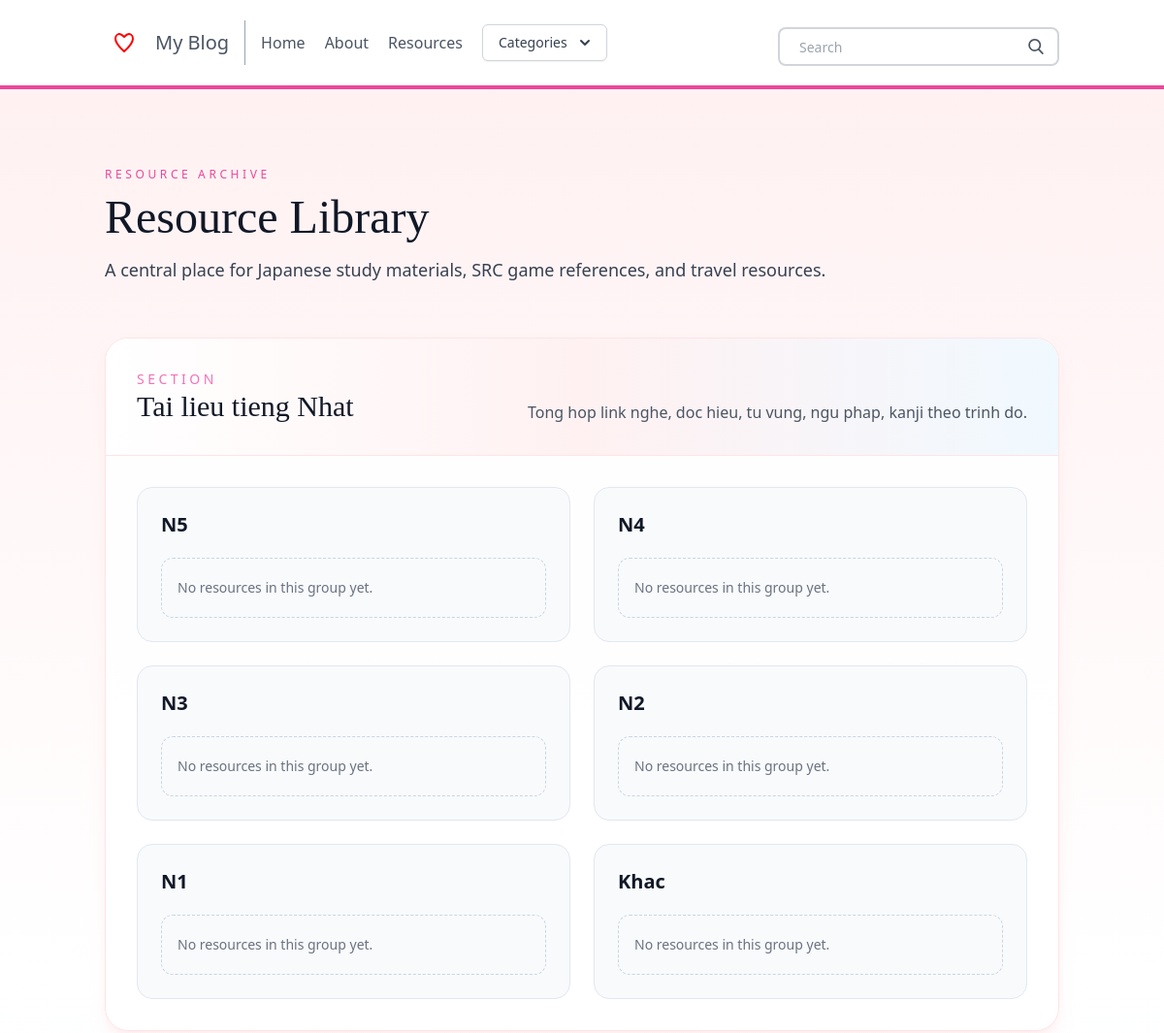
The app's page /resources/ (upper part), older data.
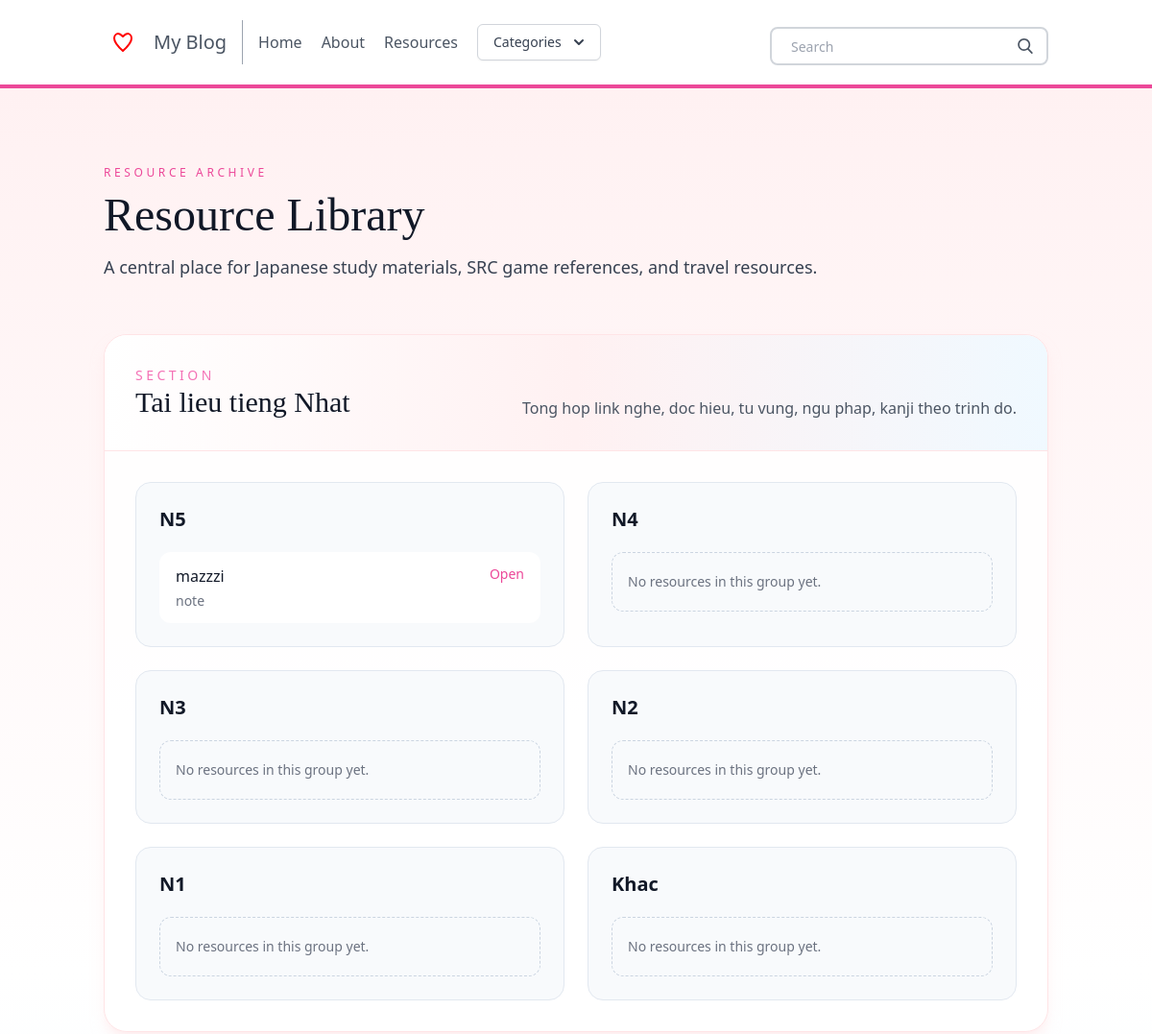
The same page, newer data.
### posts/models.py (models this page shows, shortened)
class ResourceSection(models.Model):
    title = models.CharField(max_length=100)
    slug = models.SlugField(unique=True)
    description = models.TextField(blank=True)
    display_order = models.PositiveIntegerField(default=0)
    class Meta:
        ordering = ["display_order", "title"]

class ResourceGroup(models.Model):
    section = models.ForeignKey(
        ResourceSection,
        on_delete=models.CASCADE,
        related_name="groups",
    )
    title = models.CharField(max_length=100)
    description = models.TextField(blank=True)
    display_order = models.PositiveIntegerField(default=0)
    class Meta:
        ordering = ["display_order", "title"]
        unique_together = ("section", "title")

class ResourceLink(models.Model):
    group = models.ForeignKey(
        ResourceGroup,
        on_delete=models.CASCADE,
        related_name="links",
    )
    title = models.CharField(max_length=150)
    url = models.URLField(blank=True)
    document = models.FileField(upload_to="resources/files/", blank=True)
    note = models.CharField(max_length=255, blank=True)
    display_order = models.PositiveIntegerField(default=0)
    class Meta:
        ordering = ["display_order", "title"]
        unique_together = ("group", "title")

### posts/views.py (the view)
# urls.py: path('resources/', resource_library, name='resource_library'),
def resource_library(request):
    sections = ResourceSection.objects.prefetch_related('groups__links')
    context = {
        'sections': sections,
    }
    return render(request, 'resource_library.html', context)

### posts/templatetags/markdown_extras.py (called while the page is built)
@register.simple_tag
def get_categories():
    return Category.objects.all()[0:3]

### templates/resource_library.html (shortened to what this page needs)
{% extends 'base.html' %}
{% block content %}
<section class="bg-gradient-to-b from-rose-50 via-white to-sky-50 text-gray-700 body-font">
  <div class="container px-5 py-20 mx-auto">
    <div class="max-w-3xl mb-14">
      <p class="tracking-[0.3em] text-xs uppercase text-pink-500 mb-3">Resource Archive</p>
      <h1 class="text-4xl md:text-5xl font-serif text-gray-900 mb-4">Resource Library</h1>
      <p class="text-base md:text-lg leading-8">
        A central place for Japanese study materials, SRC game references, and travel resources.
      </p>
    </div>
    <div class="space-y-10">
      {% for section in sections %}
      <article class="rounded-3xl border border-rose-100 bg-white/90 shadow-lg shadow-rose-100/50 overflow-hidden">
        <div class="px-8 py-8 border-b border-rose-100 bg-gradient-to-r from-white via-rose-50 to-sky-50">
          <div class="flex flex-col gap-3 md:flex-row md:items-end md:justify-between">
            <div>
              <p class="text-sm uppercase tracking-[0.25em] text-pink-400">Section</p>
              <h2 class="text-3xl font-serif text-gray-900">{{ section.title }}</h2>
            </div>
            {% if section.description %}
            <p class="max-w-2xl text-sm md:text-base leading-7 text-gray-600">{{ section.description }}</p>
            {% endif %}
          </div>
        </div>
        <div class="px-8 py-8">
          <div class="grid gap-6 md:grid-cols-2 xl:grid-cols-3">
            {% for group in section.groups.all %}
            <div class="rounded-2xl border border-slate-200 bg-slate-50 p-6">
              <div class="mb-5">
                <h3 class="text-xl font-semibold text-gray-900">{{ group.title }}</h3>
              </div>
              {% if group.links.all %}
              <div class="space-y-3">
                {% for link in group.links.all %}
                {% if link.url %}
                <a href="{{ link.url }}" target="_blank" rel="noopener noreferrer" class="flex items-start justify-between gap-4 rounded-xl bg-white px-4 py-3 transition hover:-translate-y-0.5 hover:border-pink-300 hover:shadow-md border border-transparent">
                  <div>
                    <p class="font-medium text-gray-900">{{ link.title }}</p>
                    {% if link.note %}
                    <p class="text-sm text-gray-500 mt-1">{{ link.note }}</p>
                    {% endif %}
                  </div>
                  <span class="text-pink-500 text-sm whitespace-nowrap">Open</span>
                </a>
                {% endif %}
                {% endfor %}
              </div>
              {% else %}
              <div class="rounded-xl border border-dashed border-slate-300 px-4 py-5 text-sm text-gray-500">
                No resources in this group yet.
              </div>
              {% endif %}
            </div>
            {% empty %}
            <div class="md:col-span-2 xl:col-span-3 rounded-2xl border border-dashed border-slate-300 px-6 py-8 text-gray-500 bg-slate-50">
              No groups found in this section yet.
            </div>
            {% endfor %}
          </div>
        </div>
      </article>
      {% empty %}
      <div class="rounded-3xl border border-dashed border-slate-300 bg-white px-8 py-12 text-center text-gray-500">
        No resource data yet.
      </div>
      {% endfor %}
    </div>
  </div>
</section>
{% endblock content %}

Row changes from the older to the newer data that the page shows:
shown differently, row unchanged: ResourceGroup (number 1 of 6 on the later page): no longer shows "No resources in this group yet."
added ResourceLink: title "mazzzi", note "note", shown under ResourceGroup (number 1 of 6 on the later page)
